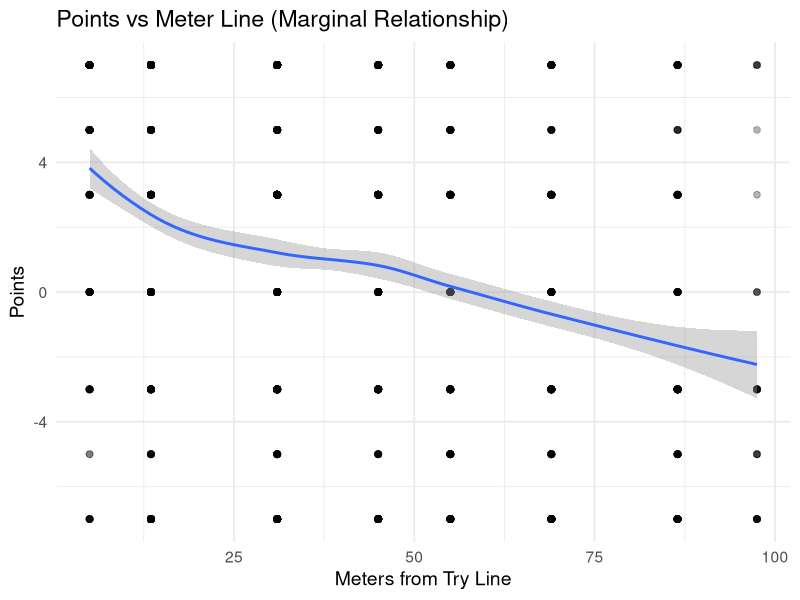
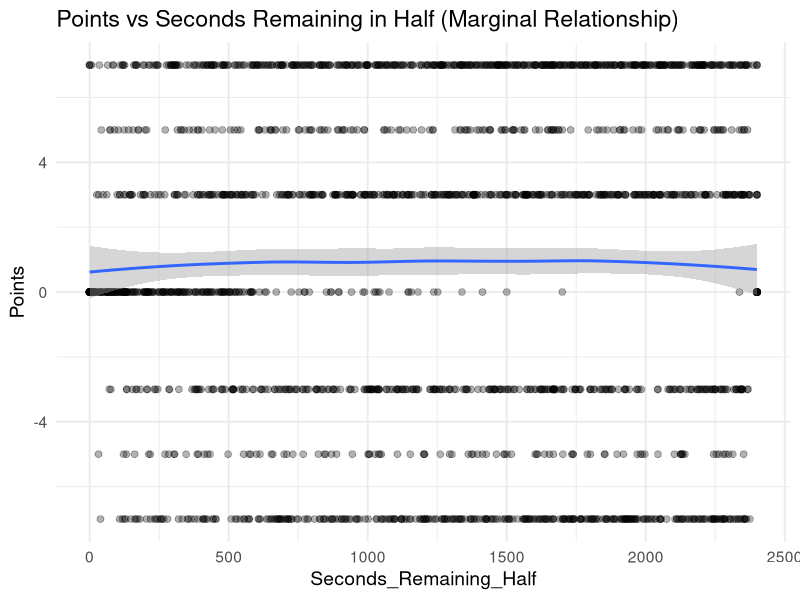
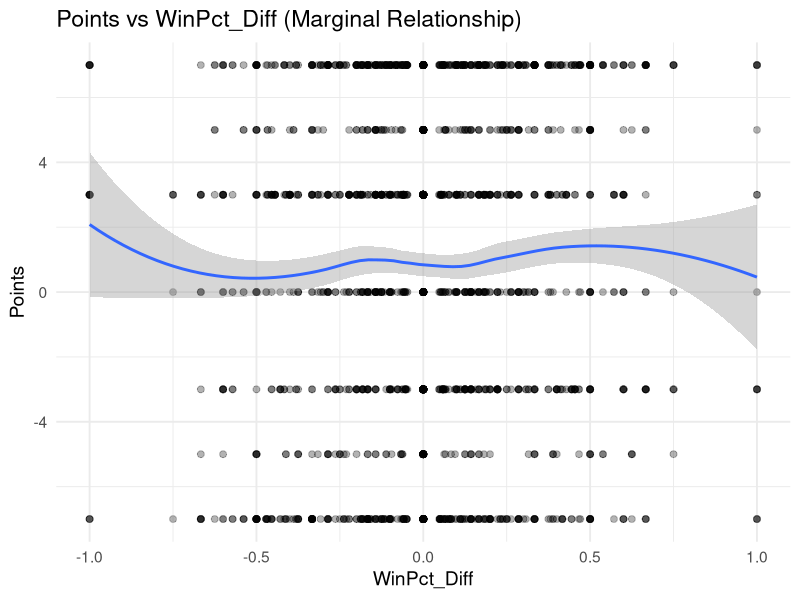
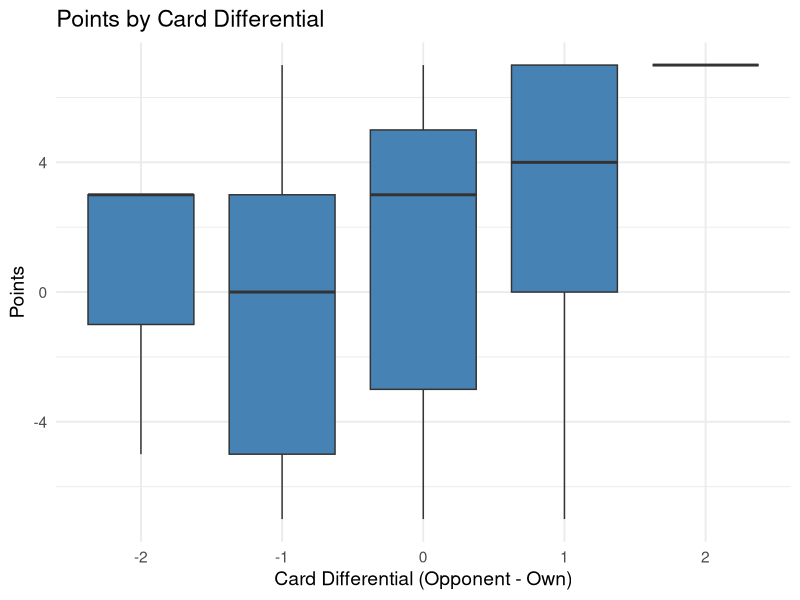

Reproduce these figures in R, in order.
#############
### SETUP ###
#############

# load libraries

# install.packages("patchwork")
library(patchwork)
# install.packages("stringr")
library(stringr)
# install.packages("tidyverse")
library(tidyverse)

# set seed (date-style: 2025-11-19)
set.seed(20251119)

#######################
### PHASE DATA LOAD ###
#######################

# run from project root
phase_data = read_csv("data/phase_2018-19.csv")
# preview data
head(phase_data)

#########################
### LINEOUT DATA PREP ###
#########################

phase_data <- phase_data %>%
  mutate(
    # extract signed points
    points = str_extract(Outcome, "[-+]?\\d+") %>% as.numeric(),
    
    # replace missing points with 0
    points = ifelse(is.na(points), 0, points)
  )

# final score by match
last_play <- phase_data %>%
  group_by(Round, Home, Away) %>%
  filter(ID == max(ID)) %>%
  ungroup() %>%
  mutate(
    last_play_points = str_extract(Outcome, "[-+]?\\d+") %>% as.numeric(),
    last_play_points = ifelse(is.na(last_play_points), 0, last_play_points),
    
    Score_Change = last_play_points,
    
    Final_Points_Difference = Points_Difference + Score_Change,
    Final_Points_Diff_Home = if_else(Team_In_Poss == "Home",
                                     Final_Points_Difference,
                                     -Final_Points_Difference)
  )

# keep first-phase lineouts
phase_data <- phase_data %>%
  filter(
    Play_Start == "Lineout",
    Phase == 1
  )

# build win percentage

last_play <- last_play %>%
  select(Round, Home, Away, Final_Points_Diff_Home) %>%
  distinct()

last_play <- last_play %>%
  pivot_longer(cols = c(Home, Away),
               names_to = "Side",
               values_to = "Team") %>%
  mutate(
    Win = case_when(
      Side == "Home" & Final_Points_Diff_Home > 0 ~ 1,
      Side == "Home" & Final_Points_Diff_Home <= 0 ~ 0,
      Side == "Away" & Final_Points_Diff_Home < 0 ~ 1,
      Side == "Away" & Final_Points_Diff_Home >= 0 ~ 0
    ),
    Round = as.numeric(Round)
  ) %>%
  arrange(Team, Round)

# running win percentage
last_play <- last_play %>%
  group_by(Team) %>%
  arrange(Round) %>%
  mutate(
    Games_Played = lag(row_number(), default = 0),
    Wins_Before = lag(cumsum(Win), default = 0),
    WinPct_Before = if_else(Games_Played == 0, 0.5, Wins_Before / Games_Played)
  ) %>%
  ungroup()

# team in possession
phase_data <- phase_data %>%
  mutate(
    Team_for_join = case_when(
      Team_In_Poss == "Home" ~ Home,
      Team_In_Poss == "Away" ~ Away
    )
  ) %>%
# join team win percentage
  left_join(
    last_play %>% select(Team, Round, WinPct_Before),
    by = c("Team_for_join" = "Team", "Round" = "Round")
  )

# flag home attack
phase_data <- phase_data %>%
  mutate(
    Home_Attack = if_else(Team_In_Poss == "Home", 1, 0)
  )

# opponent data
phase_data <- phase_data %>%
  mutate(
    Opponent = if_else(Team_In_Poss == "Home", Away, Home)
  ) %>%
    left_join(
      last_play %>% select(Team, Round, WinPct_Before) %>%
        rename(Opponent = Team,
               Opponent_WinPct = WinPct_Before),
      by = c("Opponent", "Round")
    ) %>%
  mutate(
    # win percentage differential
    WinPct_Diff = WinPct_Before - Opponent_WinPct,
    # card differential
    Card_Diff = (Yellow_Cards_Opp + Red_Cards_Opp) - (Yellow_Cards_Own + Red_Cards_Own)
  )



# seconds remaining in half
phase_data <- phase_data %>%
  mutate(
    Seconds_Remaining_Half = if_else(
      Seconds_Remaining > 2400,             # first half
      Seconds_Remaining - 2400,             # first-half seconds remaining
      Seconds_Remaining                     # second half
    )
  )

# flag under 2 minutes
phase_data <- phase_data %>%
  mutate(
    Less_Than_2_Min = if_else(Seconds_Remaining_Half < 120, 1, 0)
  )

# flag repeated outcomes in a possession run
phase_data <- phase_data %>%
  arrange(Round, Home, Away, ID) %>%
  group_by(Round, Home, Away) %>%
  mutate(
    run_id = cumsum(c(TRUE, diff(Points_Difference) != 0 | Outcome[-1] != Outcome[-n()])),
    n_same = ave(run_id, run_id, FUN = length), # run size
  ) %>%
  ungroup()

# map location to meter line
location_names <- c("5m-Goal (opp)", "22m-5m (opp)", "10m-22m (opp)",
                    "Half-10m (opp)","10m-Half (own)", "22m-10m (own)",
                    "5m-22m (own)", "Goal-5m (own)")
location_meters <- c(5, 13.5, 31, 45, 55, 69, 86.5, 97.5)

# zone boundaries in meters from opponent try line
zone_boundaries_m <- c(0, 5, 22, 40, 50, 60, 78, 95, 100)

lookup <- setNames(location_meters, location_names)

phase_data$meter_line <- lookup[phase_data$Location]

# draw one sample per possession run
sampled_phase_data <- phase_data %>%
  arrange(Round, Home, Away, ID) %>%
  group_by(Round, Home, Away, run_id) %>%
  slice_sample(n = 1) %>%
  ungroup() %>%
  mutate(
    meter_line_factor = factor(meter_line)
  )

#############
### PLOTS ###
#############

# meter line
meter_line_marginal <- ggplot(sampled_phase_data, aes(x = meter_line, y = points)) +
  geom_point(alpha = 0.3, size = 2) +
  geom_smooth(method = "loess", se = TRUE) +
  labs(
    title = "Points vs Meter Line (Marginal Relationship)",
    x = "Meters from Try Line",
    y = "Points"
  ) +
  theme_minimal(base_size = 14)

ggsave("plots/meter_line_marginal.png", meter_line_marginal,
       width = 10, height = 8, dpi = 300)

# seconds remaining in half
seconds_remaining_marginal <- ggplot(sampled_phase_data, aes(x = Seconds_Remaining_Half, y = points)) +
  geom_point(alpha = 0.3, size = 2) +
  geom_smooth(method = "loess", se = TRUE) +
  labs(
    title = "Points vs Seconds Remaining in Half (Marginal Relationship)",
    x = "Seconds_Remaining_Half",
    y = "Points"
  ) +
  theme_minimal(base_size = 14)

ggsave("plots/seconds_remaining_marginal.png", seconds_remaining_marginal,
       width = 10, height = 8, dpi = 300)

# win percentage differential
win_per_marginal <- ggplot(sampled_phase_data, aes(x = WinPct_Diff, y = points)) +
  geom_point(alpha = 0.3, size = 2) +
  geom_smooth(method = "loess", se = TRUE) +
  labs(
    title = "Points vs WinPct_Diff (Marginal Relationship)",
    x = "WinPct_Diff",
    y = "Points"
  ) +
  theme_minimal(base_size = 14)

ggsave("plots/win_per_marginal.png", win_per_marginal,
       width = 10, height = 8, dpi = 300)

# card differential
card_dif_marginal <- ggplot(sampled_phase_data, aes(x = factor(Card_Diff), y = points)) +
  geom_boxplot(fill = "steelblue") +
  labs(
    title = "Points by Card Differential",
    x = "Card Differential (Opponent - Own)",
    y = "Points"
  ) +
  theme_minimal(base_size = 14)

ggsave("plots/card_dif_marginal.png", card_dif_marginal,
       width = 10, height = 8, dpi = 300)
